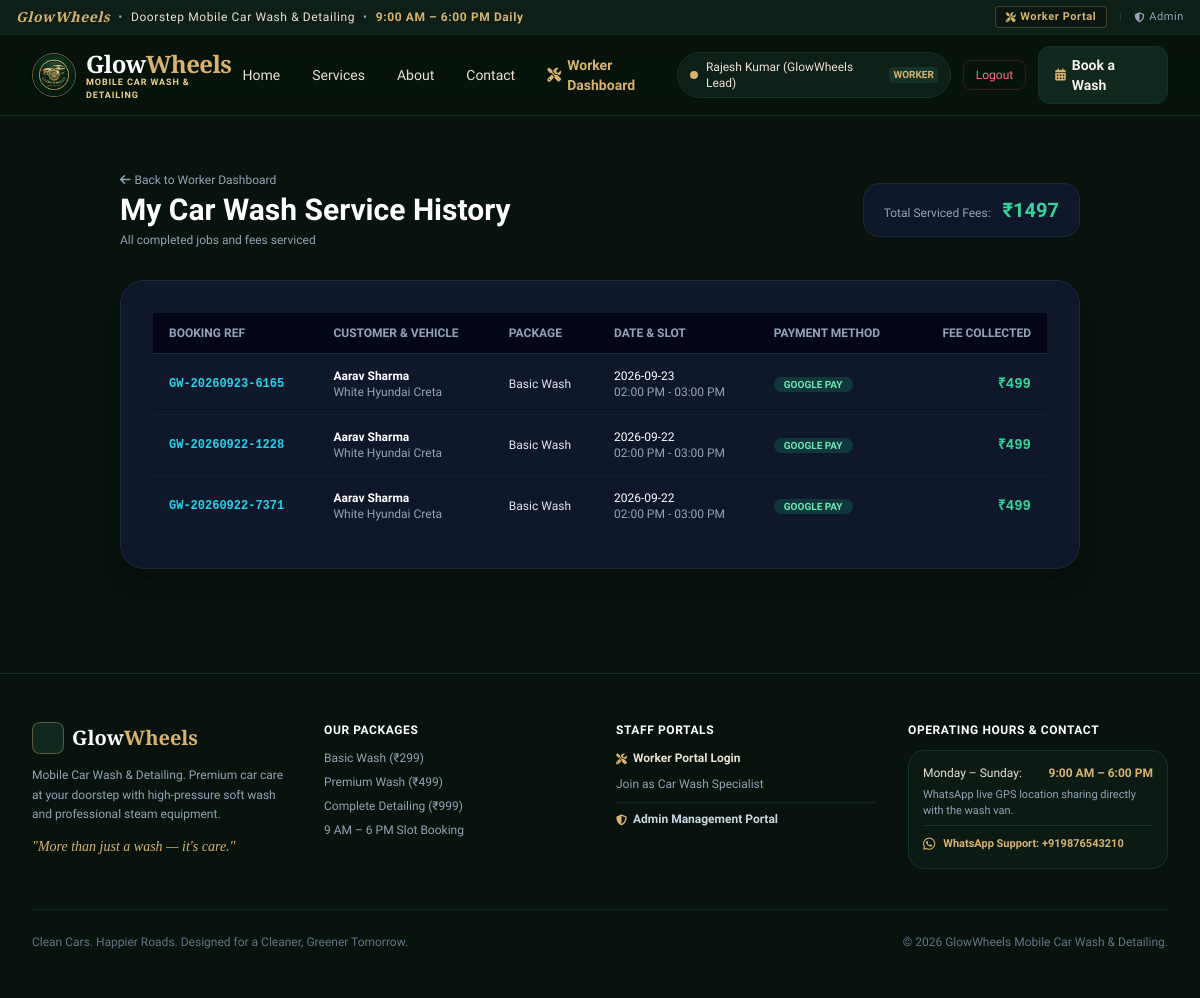
Before: /worker/history (signed in) with the older database file.
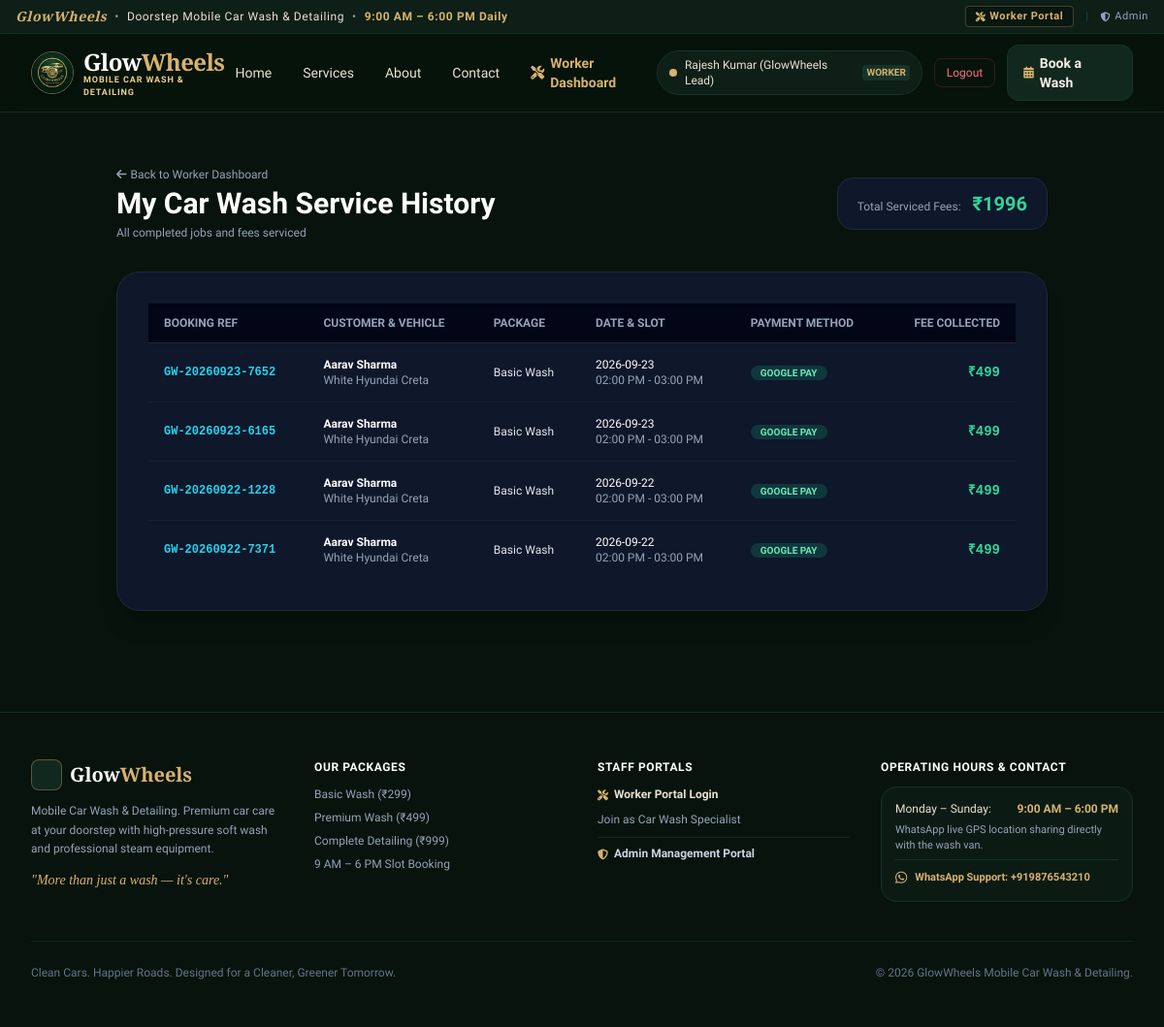
After: the same page with the newer database file.
### models.py (models this page shows, shortened)
class Booking(db.Model):
    __tablename__ = 'bookings'
    id = db.Column(db.Integer, primary_key=True)
    booking_number = db.Column(db.String(30), unique=True, nullable=False)
    user_id = db.Column(db.Integer, db.ForeignKey('users.id'), nullable=False)
    package_id = db.Column(db.Integer, db.ForeignKey('packages.id'), nullable=False)
    booking_date = db.Column(db.String(20), nullable=False) # 'YYYY-MM-DD'
    time_slot = db.Column(db.String(30), nullable=False)    # e.g., '10:00 AM'
    customer_name = db.Column(db.String(100), nullable=False)
    customer_phone = db.Column(db.String(25), nullable=False)
    car_model = db.Column(db.String(100), nullable=False)
    car_number = db.Column(db.String(40), nullable=True)
    latitude = db.Column(db.Float, nullable=True)
    longitude = db.Column(db.Float, nullable=True)
    address = db.Column(db.Text, nullable=True)
    landmark = db.Column(db.String(150), nullable=True)
    status = db.Column(db.String(25), default='pending')
    worker_id = db.Column(db.Integer, db.ForeignKey('users.id'), nullable=True)
    payment_mode = db.Column(db.String(30), nullable=True) # 'Google Pay', 'Cash', 'PhonePe', 'UPI', 'Card'
    payment_amount = db.Column(db.Float, nullable=True)
    payment_status = db.Column(db.String(20), default='pending') # 'pending', 'paid'
    extension_notes = db.Column(db.Text, nullable=True)
    rescheduled_at = db.Column(db.DateTime, nullable=True)
    created_at = db.Column(db.DateTime, default=datetime.utcnow)
    finished_at = db.Column(db.DateTime, nullable=True)

class Package(db.Model):
    __tablename__ = 'packages'
    id = db.Column(db.Integer, primary_key=True)
    name = db.Column(db.String(100), nullable=False)
    price = db.Column(db.Float, nullable=False)
    duration_mins = db.Column(db.Integer, default=60)
    description = db.Column(db.Text, nullable=False)
    features = db.Column(db.Text, nullable=True) # Semicolon-separated features list
    badge = db.Column(db.String(50), nullable=True)
    icon = db.Column(db.String(50), default='car')
    is_active = db.Column(db.Boolean, default=True)
    bookings = db.relationship('Booking', backref='package', lazy=True)

### routes/worker_routes.py (the view)
@worker_bp.route('/history')
@worker_required
def history():
    worker_id = session['user_id']
    history_jobs = Booking.query.filter_by(worker_id=worker_id, status='finished').order_by(Booking.finished_at.desc()).all()
    total_earned = sum(b.payment_amount or 0 for b in history_jobs)
    return render_template('worker/history.html', history_jobs=history_jobs, total_earned=total_earned)

### routes/auth_routes.py (called while the page is built)
def worker_required(f):
    @wraps(f)
    def decorated_function(*args, **kwargs):
        if 'user_id' not in session or session.get('role') not in ['worker', 'admin']:
            flash('Worker authorization required.', 'danger')
            return redirect(url_for('auth.worker_login'))
        return f(*args, **kwargs)
    return decorated_function

### templates/worker/history.html (shortened to what this page needs)
{% extends 'base.html' %}
{% block content %}
<div class="max-w-5xl mx-auto px-4 sm:px-6 lg:px-8 py-10">
    <div class="flex flex-col sm:flex-row sm:items-center justify-between gap-4 mb-8">
        <div>
            <a href="{{ url_for('worker.dashboard') }}" class="text-xs text-slate-400 hover:text-white flex items-center gap-1 mb-1">
                <i class="fa-solid fa-arrow-left"></i> Back to Worker Dashboard
            </a>
            <h1 class="text-3xl font-black text-white">My Car Wash Service History</h1>
            <p class="text-xs text-slate-400 mt-1">All completed jobs and fees serviced</p>
        </div>
        <div class="bg-slate-900 border border-slate-800 px-5 py-3 rounded-2xl">
            <span class="text-xs text-slate-400">Total Serviced Fees:</span>
            <span class="text-xl font-black text-emerald-400 ml-2">₹{{ total_earned | int }}</span>
        </div>
    </div>
    {% if not history_jobs %}
        <div class="bg-slate-900 border border-slate-800 rounded-3xl p-12 text-center text-xs text-slate-400">
            You haven't marked any car washes as finished yet. Start by committing to open jobs on your dashboard!
        </div>
    {% else %}
        <div class="bg-slate-900 border border-slate-800 rounded-3xl p-6 sm:p-8 shadow-xl">
            <div class="overflow-x-auto">
                <table class="w-full text-left text-xs">
                    <thead class="bg-slate-950 text-slate-400 uppercase font-semibold border-b border-slate-800">
                        <tr>
                            <th class="py-3 px-4">Booking Ref</th>
                            <th class="py-3 px-4">Customer & Vehicle</th>
                            <th class="py-3 px-4">Package</th>
                            <th class="py-3 px-4">Date & Slot</th>
                            <th class="py-3 px-4">Payment Method</th>
                            <th class="py-3 px-4 text-right">Fee Collected</th>
                        </tr>
                    </thead>
                    <tbody class="divide-y divide-slate-800/60">
                        {% for b in history_jobs %}
                            <tr class="hover:bg-slate-800/30 transition">
                                <td class="py-3.5 px-4 font-mono font-bold text-cyan-400">
                                    {{ b.booking_number }}
                                </td>
                                <td class="py-3.5 px-4">
                                    <div class="text-white font-bold">{{ b.customer_name }}</div>
                                    <div class="text-slate-400">{{ b.car_model }}</div>
                                </td>
                                <td class="py-3.5 px-4 text-slate-200">
                                    {{ b.package.name }}
                                </td>
                                <td class="py-3.5 px-4">
                                    <div class="text-white">{{ b.booking_date }}</div>
                                    <div class="text-slate-400">{{ b.time_slot }}</div>
                                </td>
                                <td class="py-3.5 px-4">
                                    <span class="px-2.5 py-0.5 rounded-full text-[10px] font-bold uppercase
                                        {% if b.payment_mode in ['Google Pay', 'UPI', 'PhonePe'] %}bg-emerald-500/20 text-emerald-300
                                        {% else %}bg-amber-500/20 text-amber-300{% endif %}">
                                        {{ b.payment_mode or 'Cash' }}
                                    </span>
                                </td>
                                <td class="py-3.5 px-4 text-right font-mono font-bold text-sm text-emerald-400">
                                    ₹{{ b.payment_amount | int }}
                                </td>
                            </tr>
                        {% endfor %}
                    </tbody>
                </table>
            </div>
        </div>
    {% endif %}
</div>
{% endblock %}

Changed rows visible on the page:
added Booking: booking_number "GW-20260923-7652", customer_name "Aarav Sharma", car_model "White Hyundai Creta", package.name "Basic Wash", booking_date "2026-09-23", time_slot "02:00 PM - 03:00 PM", payment_mode "GOOGLE PAY", payment_amount "499"
Other visible differences:
{{ total_earned | int }}: "1497" → "1996"
